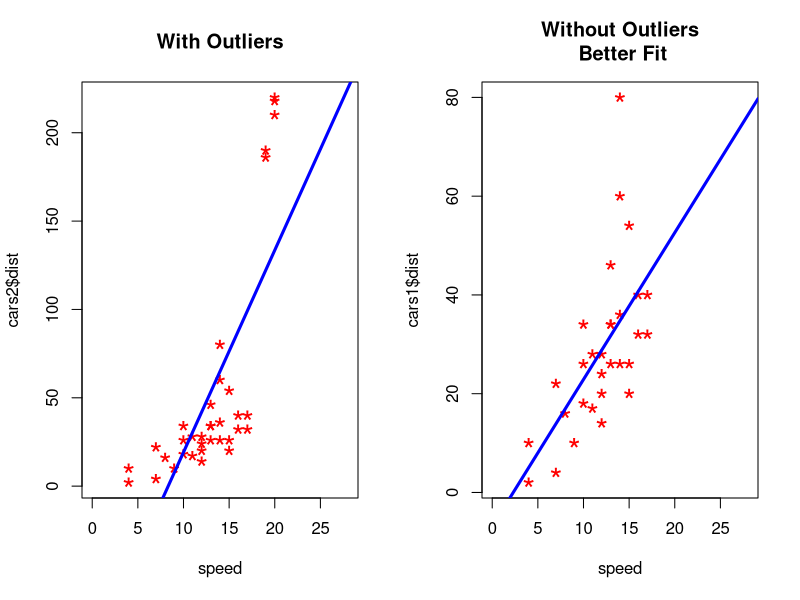
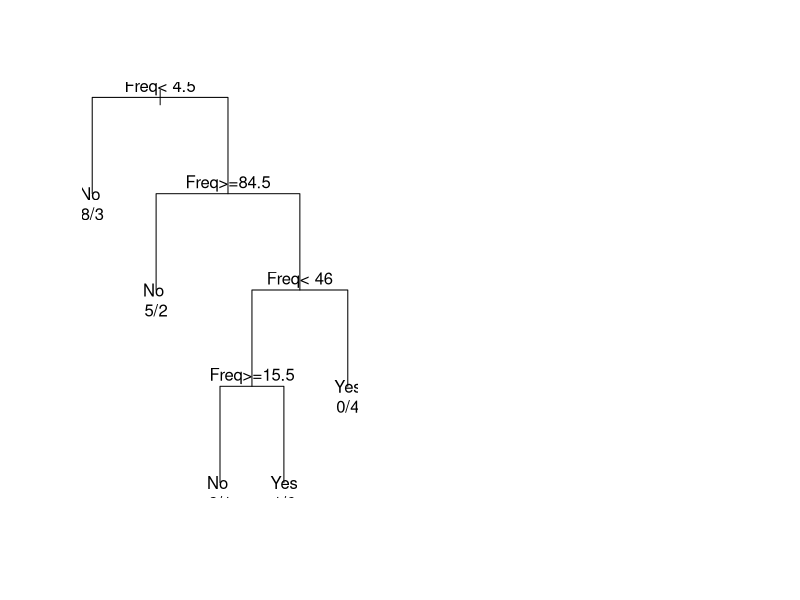
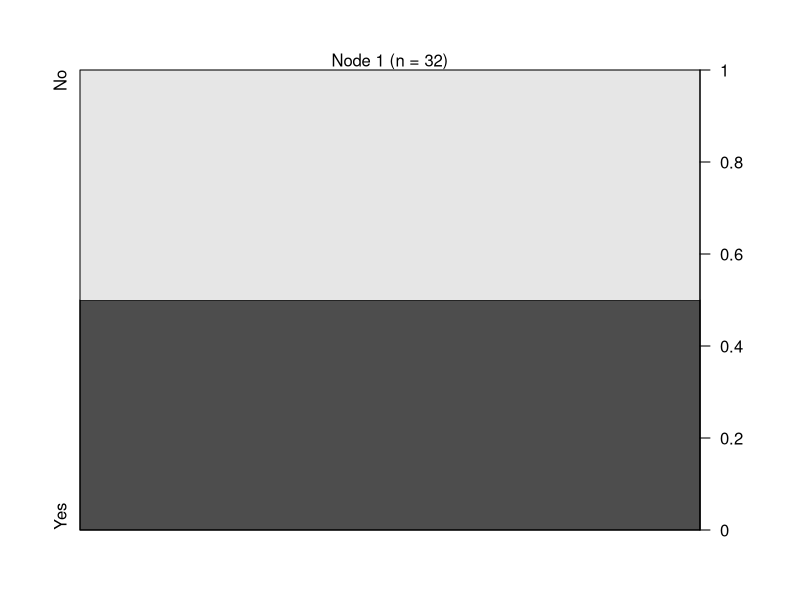

Here is the R script that generated these plots, in order:
#The code snippet exercises such as Lab1_bronx1.R are in their own files

#Lab 4

cars1 <- cars[1:30,] #first 30 rows of car dataset
head(cars1)

#lets add some outliers
cars_outliers <- data.frame(speed=c(19,19,20,20,20), dist=c(190, 186, 210, 220, 218))
head(cars_outliers)
cars2 <- rbind(cars1, cars_outliers)

par(mfrow=c(1,2))
plot(cars2$speed, cars2$dist, xlim=c(0,28), vlim=c(0, 230), main="With Outliers", xlab="speed",
     vlab="dist", pch="*", col="red", cex = 2)

abline(lm(dist ~ speed, data = cars2), col = "blue", lwd = 3, ltv = 2)

#no outliers
plot(cars1$speed, cars1$dist, xlim=c(0,28), vlim=c(0, 230), main="Without Outliers\n Better Fit", xlab="speed",
     vlab="dist", pch="*", col="red", cex = 2)
abline(lm(dist ~ speed, data = cars1), col = "blue", lwd = 3, ltv = 2)

#titanic trees
data(Titanic)
titanicdf <- data.frame(Titanic)
View(titanicdf)

library(rpart)

ctrl <- rpart.control(minsplit = 5, cp = 0)
titanicRpart <- rpart(Survived ~ ., data = titanicdf, method = "class", control = ctrl)
plot(titanicRpart, uniform = TRUE)
text(titanicRpart, use.n = TRUE)

library(party)
titanCtree <- ctree(Survived ~ ., data=titanicdf)
plot(titanCtree)
